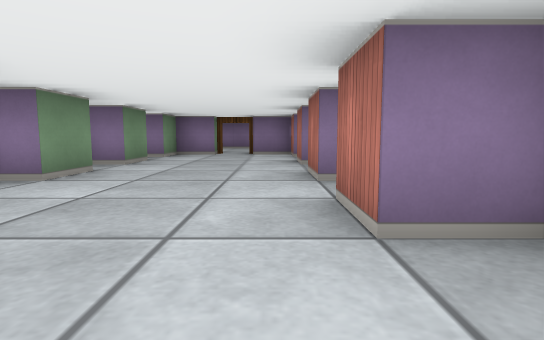
View 1 (above)

19 first-person views from a walk through a cub3D level. The camera is about half as high as the walls, tilts 6° down and sees 80° across. The floor is counted in squares. Each view is taken from the middle of a square. On the plan, view 1 faces up. The plan holds only what a view shows up to about 9 squares ahead; the rest is blank.

View 2
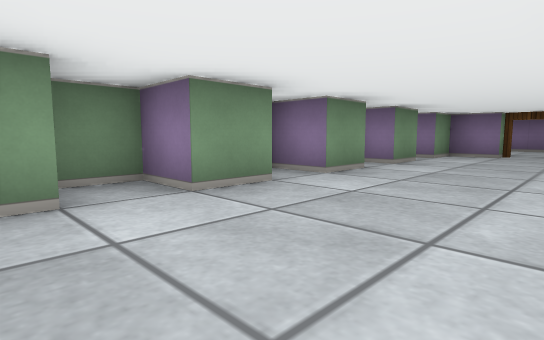

View 3
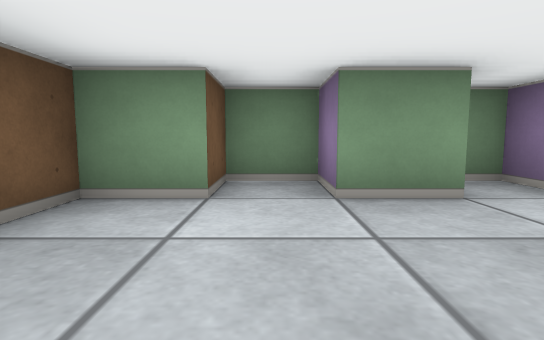

View 4
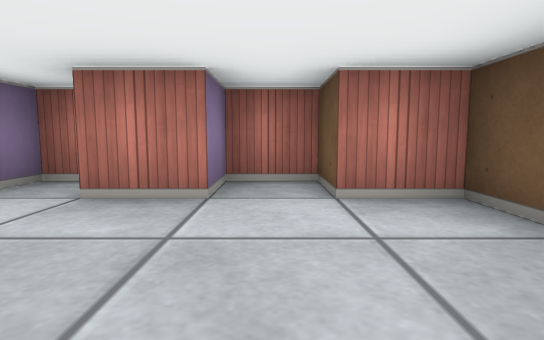

View 5
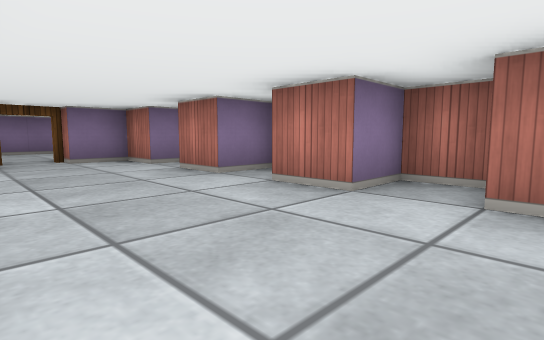

View 6
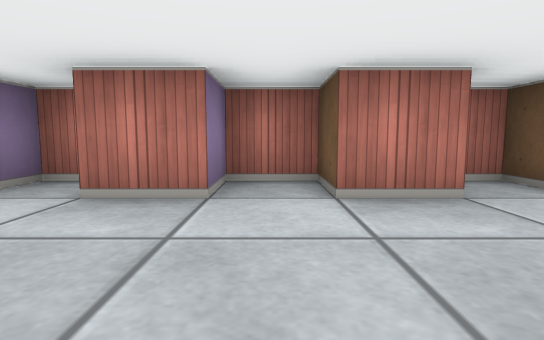

View 7
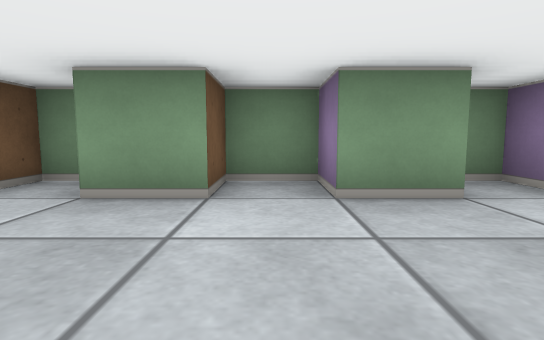

View 8
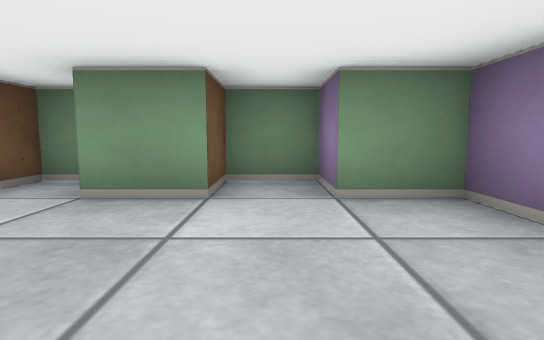

View 9
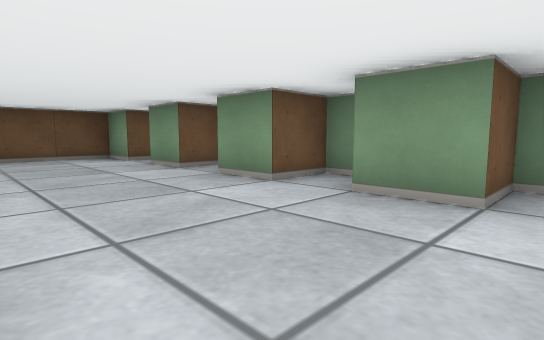

View 10
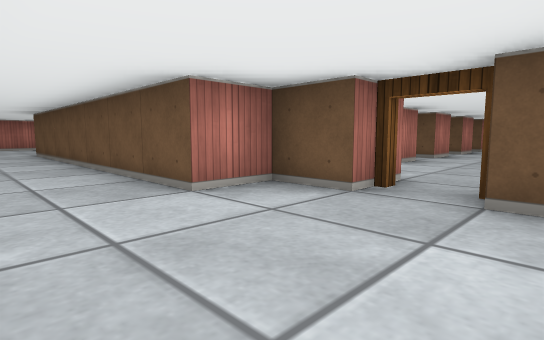

View 11
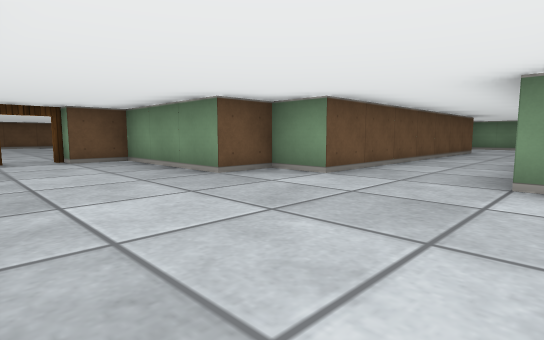

View 12
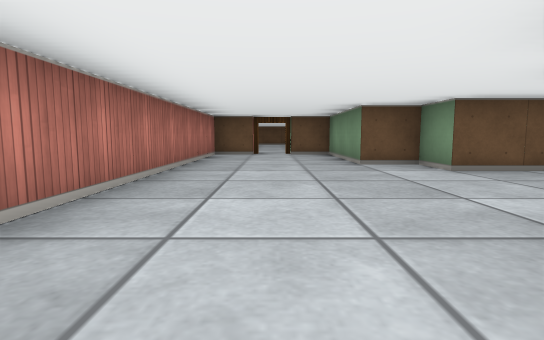

View 13
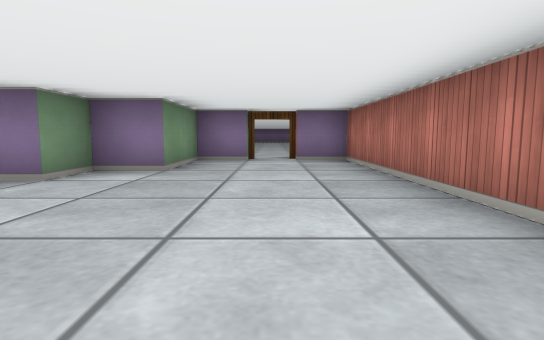

View 14
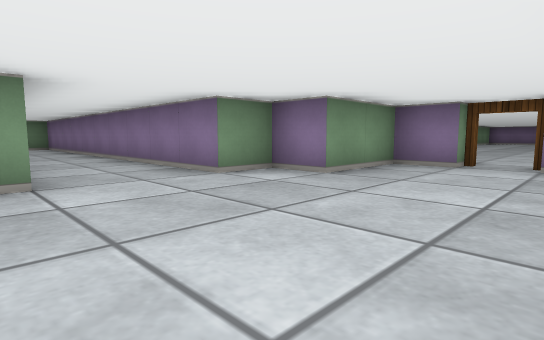

View 15
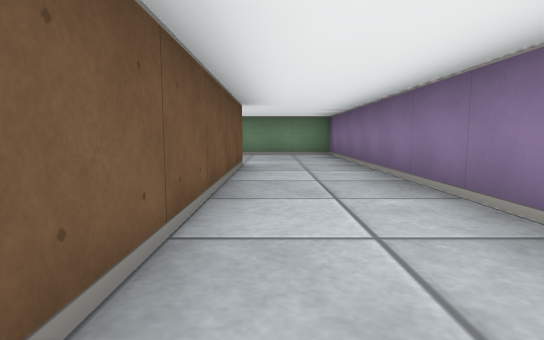

View 16
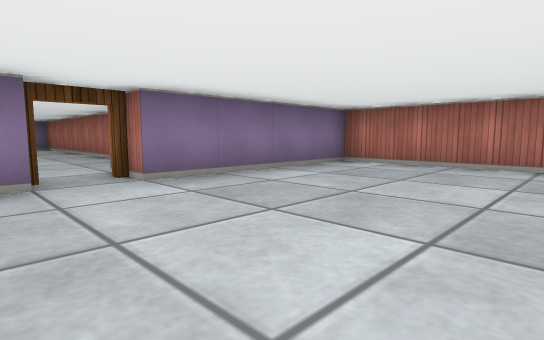

View 17
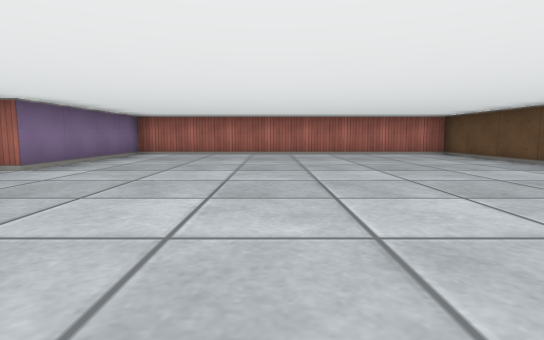

View 18
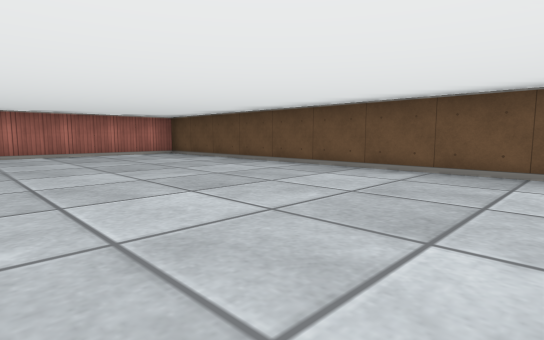

View 19
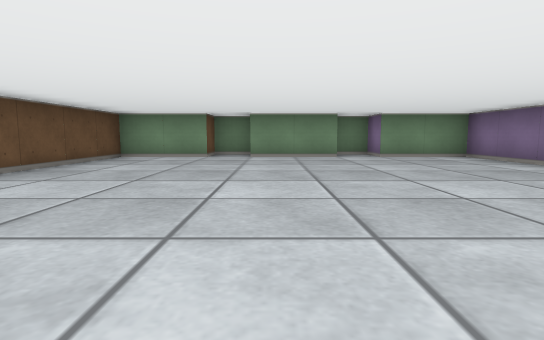

### Floor plan
Ten units are one square. View 1 is at (0, 0); x grows to the right and y downward. Boxes are objects, and circles mark ways between rooms. Rooms are numbered by the first view taken in them; rooms with no view inside come last. Other rooms are left out.
<svg viewBox="-40 -165 190 195">
<path fill="none" stroke="#000" d="M15 -70 15 -75 5 -75 5 -85 -5 -85M-15 -85 -25 -85 -25 -75 -35 -75 -35 -65 -25 -65 -25 -55 -35 -55 -35 -45 -25 -45 -25 -35 -35 -35 -35 -25 -25 -25 -25 -15 -35 -15 -35 -5 -25 -5 -25 5 5 5 5 -5 15 -5 15 -15 5 -15 5 -25 15 -25 15 -35 5 -35 5 -45 15 -45 15 -55 5 -55 5 -65M95 -155 85 -155 85 -135 75 -135 75 -125 -25 -125 -25 -102M105 -65 115 -65 115 -155 105 -155M-5 -95 5 -95 5 -105 75 -105 75 -95 85 -95 85 -65 95 -65M78 -55 55 -55 55 -35 45 -35 45 -26M55 -26 55 -5M45 -5 45 5 55 5 55 25 145 25 145 -55 105 -55"/>
<circle cx="-10" cy="-90" r="3" fill="#2a7"/>
<circle cx="100" cy="-60" r="3" fill="#2a7"/>
<text x="-10" y="-40">1</text>
<text x="60" y="-110">2</text>
<text x="100" y="-20">3</text>
</svg>
Room 1 opens to room 2. Room 2 opens to room 3.

Where each view was taken, in squares from view 1:
view 1: 0 up, 0 right, facing up
view 2: 0 up, 0 right, facing up-left
view 3: 1 up, 0 right, facing left
view 4: 1 up, 2 left, facing right
view 5: 2 up, 2 left, facing up-right
view 6: 5 up, 2 left, facing right
view 7: 5 up, 0 right, facing left
view 8: 7 up, 0 right, facing left
view 9: 7 up, 0 right, facing down-left
view 10: 12 up, 2 left, facing down-right
view 11: 13 up, 11 right, facing down-left
view 12: 15 up, 10 right, facing down
view 13: 9 up, 10 right, facing up
view 14: 10 up, 11 right, facing up-left
view 15: 11 up, 6 right, facing left
view 16: 2 up, 9 right, facing up-right
view 17: 2 up, 6 right, facing right
view 18: 2 up, 6 right, facing down-right
view 19: 1 up, 13 right, facing left
